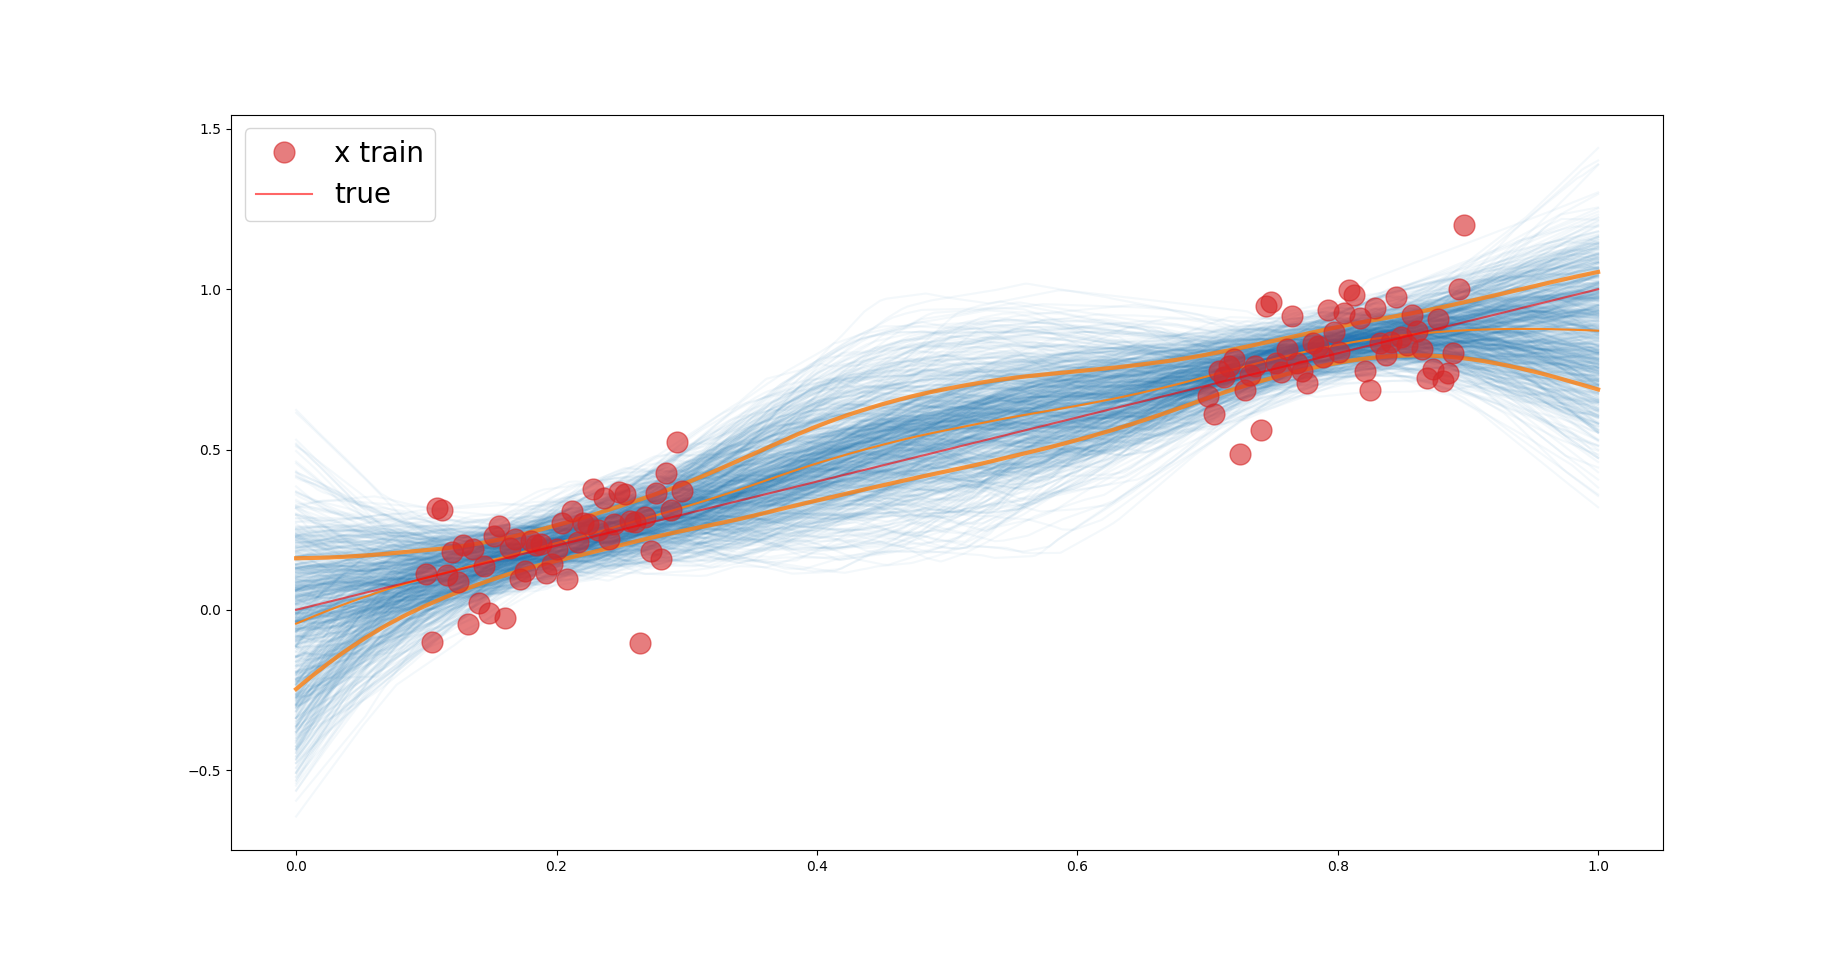

This figure's Python source:
import torch
import hamiltorch
import matplotlib.pyplot as plt
import torch.nn as nn
import torch.nn.functional as F
import numpy as np

x = np.load("x.npy")
x1 = x[100:300][::4]
x2 = x[700:900][::4]
x = np.concatenate((x1,x2))
x = x[...,None]
x = x.reshape((100,1))
x = x.astype(np.float32)
x = torch.tensor(x)
y = np.load("at.npy")
y1 = y[100:300][::4]
y2 = y[700:900][::4]
y = np.concatenate((y1,y2))
y = y[...,None]
y = y.reshape((100,1))

noise_level = 0.1
for i in range(y.shape[0]):
    y_error = np.random.normal(0, noise_level, 1)
    y[i,0] += y_error

y = y.astype(np.float32)
y = torch.tensor(y)

#breakpoint()

hamiltorch.set_random_seed(123)
device = torch.device('cuda' if torch.cuda.is_available() else 'cpu')
print(device)

class Net(nn.Module):
    """ConvNet -> Max_Pool -> RELU -> ConvNet -> Max_Pool -> RELU -> FC -> RELU -> FC -> SOFTMAX"""
    def __init__(self):
        super(Net, self).__init__()
        self.fc1 = nn.Linear(1, 100)
        self.fc2 = nn.Linear(100, 100)
        self.fc3 = nn.Linear(100, 1)

    def forward(self, x):
        x = F.relu(self.fc1(x))
        x = F.relu(self.fc2(x))
        x = self.fc3(x)
        return x
net = Net()

step_size = 0.0005
num_samples = 1000
L = 30 # Remember, this is the trajectory length
burn = -1
store_on_GPU = False # This tells sampler whether to store all samples on the GPU
debug = False # This is useful for debugging if we want to print the Hamiltonian
model_loss = 'regression'
tau = torch.tensor([1., 1., 1., 1., 1., 1.], device=device)
tau_out = 10.0
#tau_out = 110.4
tau_list = torch.tensor([1., 1., 1., 1., 1., 1.], device=device)
mass = 1.0 # Mass matrix diagonal scale
params_init = hamiltorch.util.flatten(net).to(device).clone()
inv_mass = torch.ones(params_init.shape) / mass # Diagonal of inverse mass matrix

print(params_init.shape)
integrator = hamiltorch.Integrator.EXPLICIT
sampler = hamiltorch.Sampler.HMC # We are doing simple HMC with a standard leapfrog

hamiltorch.set_random_seed(0)
# Let's sample!
params_hmc_f = hamiltorch.sample_model(net, x, y, params_init=params_init,
                                       model_loss=model_loss, num_samples=num_samples,
                                       inv_mass=inv_mass.to(device), step_size=step_size,
                                       num_steps_per_sample=L ,tau_out=tau_out, tau_list=tau_list,
                                       store_on_GPU=store_on_GPU, sampler = sampler)


x_test = np.load("x.npy")
x_test = x_test.reshape((1000,1))
x_test = x_test.astype(np.float32)
x_val = torch.tensor(x_test)
y_test = np.load("at.npy")
y_test = y_test.reshape((1000,1))
y_test = y_test.astype(np.float32)
y_val = torch.tensor(y_test)

pred_list, log_prob_list = hamiltorch.predict_model(net, x = x_val,
                                                  y = y_val, samples=params_hmc_f,
                                                  model_loss=model_loss, tau_out=tau_out,
                                                  tau_list=tau_list)

burn = 300

xx = np.load("x.npy")
xx = xx.reshape((1000,1))
xx = xx.astype(np.float32)
xx = torch.tensor(xx)
yy = np.load("at.npy")
yy = yy.reshape((1000,1))
yy = yy.astype(np.float32)
yy = torch.tensor(yy)


plt.figure(figsize=(10,5))
plt.plot(x_val.cpu().numpy(),pred_list[burn:].cpu().numpy().squeeze().T, 'C0',alpha=0.051)
plt.plot(x_val.cpu().numpy(),pred_list[burn:].mean(0).cpu().numpy().squeeze().T, 'C1',alpha=0.9)
plt.plot(x_val.cpu().numpy(),pred_list[burn:].mean(0).cpu().numpy().squeeze().T +pred_list.std(0).cpu().numpy().squeeze().T, 'C1',alpha=0.8,linewidth=3)
plt.plot(x_val.cpu().numpy(),pred_list[burn:].mean(0).cpu().numpy().squeeze().T -pred_list.std(0).cpu().numpy().squeeze().T, 'C1',alpha=0.8,linewidth=3)

plt.plot(x.cpu().numpy(),y.cpu().numpy(),'.C3',markersize=30, label='x train',alpha=0.6)
plt.plot(xx.cpu().numpy(),yy.cpu().numpy(),'r-',label='true',alpha=0.6)

plt.legend(fontsize=20)
plt.show()
plt.savefig("010.png")
